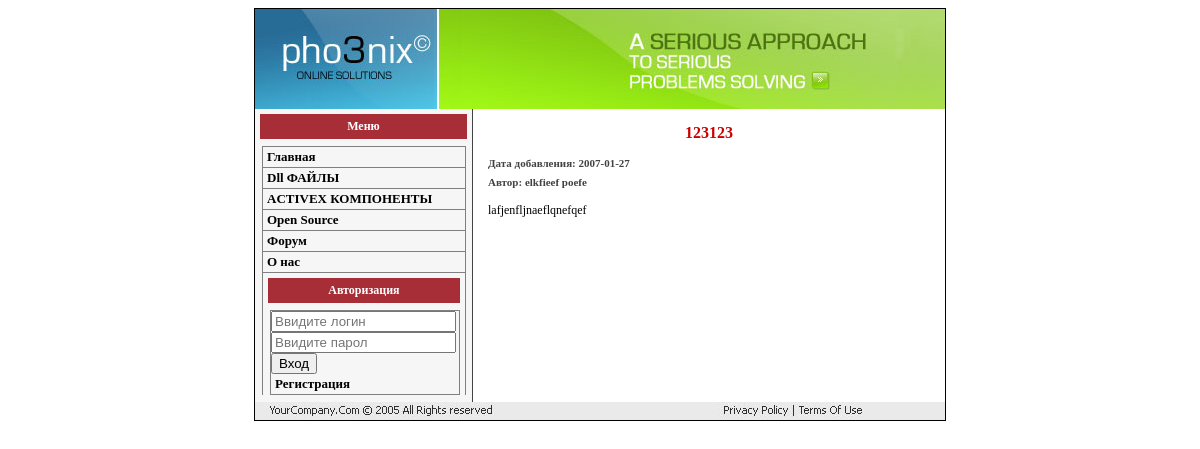
Page /view_open_source.php?id=2 on the committed database.
### tables this page shows
CREATE TABLE `open_source` (
  `id` int(5) NOT NULL AUTO_INCREMENT,
  `title` varchar(255) NOT NULL,
  `meta_d` varchar(255) NOT NULL,
  `meta_k` varchar(255) NOT NULL,
  `date` date NOT NULL,
  `description` text NOT NULL,
  `text` text NOT NULL,
  `author` varchar(255) NOT NULL,
  PRIMARY KEY (`id`)
);

### view_open_source.php (the view, shortened to what this page needs)
<?php
include("blocks/bd.php");
if (isset($_GET['id'])) {
    $id = $_GET['id'];
}
$result = mysql_query("SELECT * FROM open_source WHERE id='$id'", $db);
$myrow = mysql_fetch_array($result);
?>
<!DOCTYPE HTML PUBLIC "-//W3C//DTD HTML 4.01 Transitional//EN" "http://www.w3.org/TR/html4/loose.dtd">
<html>
<head>
    <link href="style.css" rel="stylesheet" type="text/css">
</head>
<body>
<table width="690" border="0" align="center" cellpadding="0" cellspacing="0" bgcolor="#FFFFFF" class="main_border">
    <?php include("blocks/header.php"); ?>
    <tr>
        <td>
            <table width="690" border="0" cellspacing="0" cellpadding="0">
                <tr>
                    <?php include("blocks/lefttd.php"); ?>
                    <td valign="top">
                        <p class="view_title"><?php echo $myrow['title']; ?></p>
                        <p class="view_date">Дата добавления: <?php echo $myrow['date']; ?></p>
                        <p class="view_date">Автор: <?php echo $myrow['author']; ?></p>
                        <p><?php echo $myrow['text']; ?>          </p>
                        <p>&nbsp;</p></td>
                </tr>
            </table>
        </td>
    </tr>
    <?php include("blocks/footer.php"); ?>
</table>
</body>
</html>

### style.css (style rules this page uses)
.main_border { border:1px solid #000000; }
p { font-family:Verdana; font-size:12px; margin:15px; }
.view_title { font-size:16px; font-weight:bold; color:#cc0000; text-align:center; }
.view_date { font-size:11px; color:#424242; margin-top:7px; margin-bottom:7px; font-weight:bold; }

### rows in the picture
open_source: title "123123", date "2007-01-27", author "elkfieef poefe", text "lafjenfljnaeflqnefqef"
